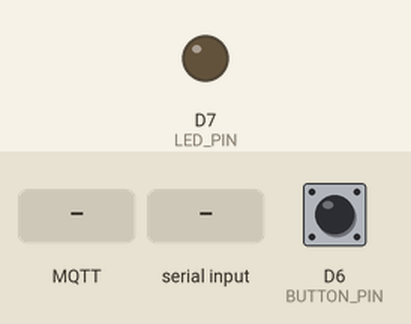
A program run on a simulated ESP8266 (NodeMCU). Parts: output pins drawn as LEDs (lit = HIGH). The inputs (shaded band) are chosen by the test bench; at power-on: D6 (BUTTON_PIN) HIGH. WiFi joins after 1.5 s; servers stay silent unless stated; random numbers use the default seed unless the program sets one; no MQTT or app messages arrive unless stated; what the program prints to the serial monitor is not drawn.

Above: at 3.3 s.
3.4 s: MQTT message "1" arrives on the first subscribed topic
At 4.0 s:
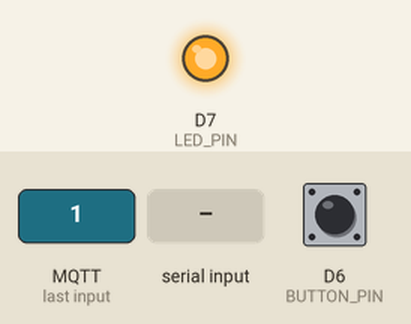
6.5 s: "0\n" received over Serial
At 7.6 s:
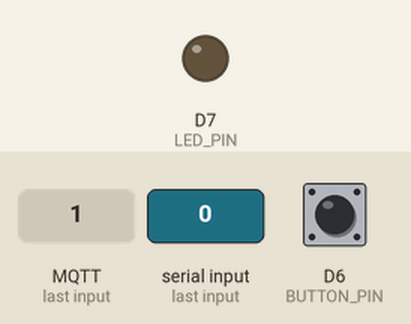
8.0 s: "1\n" received over Serial
At 8.7 s:
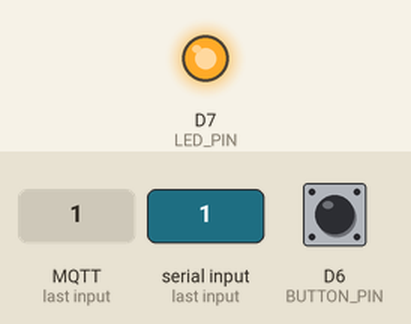
9.5 s: MQTT message "0" arrives on the first subscribed topic
At 9.9 s:
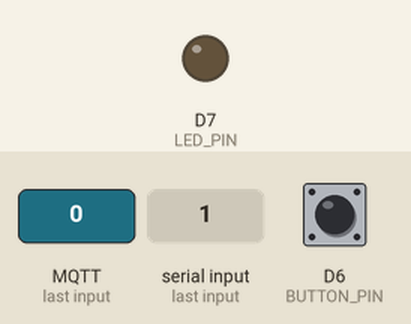
Timing chart, 0 to 12.5 s (numbered marks = the images above; inputs shaded):
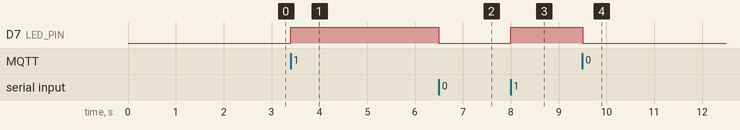

The program:

main.cpp
```cpp
// ;--------------------------------------------
// ; Title: ESP Programming and MQTT
// ;--------------------------------------------
// ; Program Detail:
// ;--------------------------------------------
// ; Purpose: ESP8266 publishes a potentiometer value and a button state to a
// ;          HiveMQ broker and subscribes to a topic that turns an LED on/off.
// ;
// ; Inputs: A0 - Potentiometer wiper, D6 - Button, USB serial
// ; Outputs: D7 - LED, USB terminal, MQTT publishes
// ; Date: 11/15/2026
// ; Compiler: VS Code with PlatformIO
// ; Author: Alexandria Walker
// ; Versions:
// ;           V1 - Pot value, button and LED tested on the serial terminal
// ;           V2 - Added WiFi and MQTT connection, pot published every 15 s
// ;           V3 - Added subscribe to inTopic for LED control
// ;           V4 - Button publishes 1, then 0 after 5 s
// ;           V5 - Added LED state topic for the dashboard
// ;           V6 - Moved to private HiveMQ Cloud cluster with username/password
// ;           V7 - Pot now reported in ohms, button moved to its own topic
// ;

// ; -------------------------------------------
// ; File Dependancies
// ; -------------------------------------------
#include <Arduino.h>
#include <ESP8266WiFi.h>
#include <WiFiClientSecure.h>
#include <PubSubClient.h>      // PlatformIO: lib_deps = knolleary/PubSubClient

// ; -------------------------------------------
// ; WiFi Connection
// ; -------------------------------------------
const char* ssid = "ECE570";
const char* password = "PASSWORD";

// ; -------------------------------------------
// ; MQTT Broker Connection
// ; -------------------------------------------
const char* mqttServer = "ece570-iot-aw-2cb59fde.a02.usw2.aws.hivemq.cloud";
const int   mqttPort   = 8883;
const char* mqttUser   = "AWECE570iot";
const char* mqttPass   = "PASSWORD";

// ; -------------------------------------------
// ; MQTT Topics  (change AW01 to your unique code)
// ; -------------------------------------------
const char* potTopic    = "testtopic/temp/outTopic/AW_4";     // pot resistance in ohms, every 15 s
const char* buttonTopic = "testtopic/temp/outTopic/AW_3";     // button 1 / 0
const char* ledInTopic  = "testtopic/temp/inTopicAW_4";       // subscribe: 1 = LED on, 0 = LED off
const char* ledStateTopic = "testtopic/temp/ledState/AW_4";   // LED state for the dashboard

// ; -------------------------------------------
// ; Definitions
// ; -------------------------------------------
// ; ESP Pins
#define POT_PIN    A0
#define BUTTON_PIN D6
#define LED_PIN    D7
// ; Button default setting (button module output goes HIGH when pressed)
#define BUTTON_PRESSED HIGH
// ; Timing
#define LOCKOUT_MS         50UL      // button debounce time
#define PUBLISH_INTERVAL   15000UL   // publish the pot every 15 s
#define BUTTON_HOLD_MS     5000UL    // send the 0 this long after the 1
#define RECONNECT_MS       5000UL    // wait between MQTT reconnect attempts
#define WIFI_TIMEOUT_MS    20000UL   // give each WiFi attempt this long before reporting why it failed
// ; ADC
#define ADC_MAX            1023.0
// ; Pot total resistance, measured with a DMM across the two ends of the track (a 200k pot)
#define POT_TOTAL_OHMS     195000.0

// ; -------------------------------------------
// ; Objects
// ; -------------------------------------------
WiFiClientSecure espClient;
PubSubClient client(espClient);

// ; -------------------------------------------
// ; States
// ; -------------------------------------------
int lastButtonState;
unsigned long lastButtonTime = 0;
bool buttonEvent = false;           // set by check_switch(), used by handle_button()
bool buttonActive = false;          // true while we are waiting to send the 0
unsigned long buttonSentTime = 0;

bool ledState = false;
unsigned long lastPublishTime = 0;
unsigned long lastReconnectTime = 0;

// ; -------------------------------------------
// ; Function Declarations
// ; -------------------------------------------
void initialize_serial();
void initialize_pins();
void initialize_wifi();
void print_wifi_status(int status);
void scan_networks();
void initialize_mqtt();
void check_mqtt();
bool reconnect();
void callback(char* topic, byte* payload, unsigned int length);
void check_serial();
void set_led(bool on);
void check_switch();
void handle_button();
float read_pot_ohms(int &raw);
void publish_pot();
void print_help();

// ; -------------------------------------------
// ; Set Up
// ; -------------------------------------------
void setup() {
  initialize_serial();      // first, so the other functions can print messages
  initialize_pins();
  initialize_wifi();
  initialize_mqtt();
  print_help();
}

// ; -------------------------------------------
// ; Loop Function that only calls other functions
// ; -------------------------------------------
void loop() {
  check_mqtt();       // stay connected, and receive messages (LED control)
  check_serial();     // typing 1 or 0 in the terminal controls the LED
  check_switch();     // button pressed?
  handle_button();    // publish 1 now, publish 0 after 5 s
  publish_pot();      // publish the pot every 15 s
}

// ; -------------------------------------------
// ; Set Up Serial
// ; -------------------------------------------
void initialize_serial() {
  Serial.begin(9600);
  delay(500);
  Serial.println("Starting...");
}

// ; -------------------------------------------
// ; Pin Function
// ; -------------------------------------------
void initialize_pins() {
  pinMode(LED_PIN, OUTPUT);
  pinMode(BUTTON_PIN, INPUT_PULLUP);   // harmless if the module drives the pin itself
  digitalWrite(LED_PIN, LOW);
  lastButtonState = digitalRead(BUTTON_PIN);
}

// ; -------------------------------------------
// ; WiFi Function
// ; -------------------------------------------
void initialize_wifi() {
  WiFi.persistent(false);        // do not reuse old saved WiFi settings from flash
  WiFi.mode(WIFI_STA);
  WiFi.disconnect();
  delay(100);

  while (WiFi.status() != WL_CONNECTED) {
    Serial.print("Connecting to Wi-Fi: ");
    Serial.println(ssid);
    WiFi.begin(ssid, password);

    unsigned long start = millis();
    while (WiFi.status() != WL_CONNECTED && millis() - start < WIFI_TIMEOUT_MS) {
      delay(500);
      Serial.print(".");
    }
    Serial.println();

    if (WiFi.status() != WL_CONNECTED) {
      print_wifi_status(WiFi.status());
      scan_networks();
      WiFi.disconnect();
      delay(1000);               // then try again
    }
  }

  Serial.print("Connected! IP address: ");
  Serial.println(WiFi.localIP());
  Serial.print("RSSI: ");
  Serial.print(WiFi.RSSI());
  Serial.println(" dBm");
}

// ; -------------------------------------------
// ; WiFi Status Print (tells you why it failed)
// ; -------------------------------------------
void print_wifi_status(int status) {
  Serial.print("WiFi failed, status ");
  Serial.print(status);
  Serial.print(": ");
  switch (status) {
    case WL_NO_SSID_AVAIL:   Serial.println("network name not found (check ssid, 2.4 GHz only, hotspot on)"); break;
    case WL_CONNECT_FAILED:  Serial.println("connection failed (usually a wrong password)"); break;
    case WL_WRONG_PASSWORD:  Serial.println("wrong password"); break;
    case WL_DISCONNECTED:    Serial.println("not connected (router did not accept the ESP)"); break;
    case WL_IDLE_STATUS:     Serial.println("still trying"); break;
    default:                 Serial.println("unknown"); break;
  }
}

// ; -------------------------------------------
// ; WiFi Scan (shows what 2.4 GHz networks the ESP can see)
// ; -------------------------------------------
void scan_networks() {
  Serial.println("Scanning for networks...");
  int n = WiFi.scanNetworks();
  if (n <= 0) {
    Serial.println("No networks found.");
    return;
  }
  for (int i = 0; i < n; i++) {
    Serial.print("  ");
    Serial.print(WiFi.SSID(i));
    Serial.print("  (");
    Serial.print(WiFi.RSSI(i));
    Serial.println(" dBm)");
  }
}

// ; -------------------------------------------
// ; MQTT Set Up Function
// ; -------------------------------------------
void initialize_mqtt() {
  espClient.setInsecure();                 // skip certificate check (fine for class)
  client.setServer(mqttServer, mqttPort);
  client.setCallback(callback);
}

// ; -------------------------------------------
// ; MQTT Connection Function
// ; -------------------------------------------
void check_mqtt() {
  if (!client.connected()) {
    if (millis() - lastReconnectTime >= RECONNECT_MS || lastReconnectTime == 0) {
      lastReconnectTime = millis();
      reconnect();
    }
    return;
  }
  client.loop();   // receives messages and keeps the connection alive
}

bool reconnect() {
  if (WiFi.status() != WL_CONNECTED) {
    Serial.println("Wi-Fi is not connected.");
    return false;
  }

  Serial.print("Attempting MQTT connection...");
  // Create a random client ID
  String clientId = "ESP8266Client-";
  clientId += String(random(0xffff), HEX);

  bool ok;
  if (String(mqttUser) == "") {
    ok = client.connect(clientId.c_str());
  } else {
    ok = client.connect(clientId.c_str(), mqttUser, mqttPass);
  }

  if (ok) {
    Serial.println("connected");
    client.subscribe(ledInTopic);          // resubscribe every time we reconnect
    client.publish(ledStateTopic, ledState ? "1" : "0");
    return true;
  }

  Serial.print("failed, rc=");
  Serial.print(client.state());
  Serial.println(" will try again in 5 seconds");
  return false;
}

// ; -------------------------------------------
// ; MQTT Receive Function (LED control)
// ; -------------------------------------------
void callback(char* topic, byte* payload, unsigned int length) {
  String msg = "";
  for (unsigned int i = 0; i < length; i++) {
    msg += (char)payload[i];
  }
  msg.trim();

  Serial.print("Message arrived [");
  Serial.print(topic);
  Serial.print("]: ");
  Serial.println(msg);

  if (msg == "1") {
    set_led(true);
  } else if (msg == "0") {
    set_led(false);
  } else {
    Serial.println("Unknown command, send 1 or 0.");
  }
}

// ; -------------------------------------------
// ; LED Function
// ; -------------------------------------------
void set_led(bool on) {
  ledState = on;
  digitalWrite(LED_PIN, on ? HIGH : LOW);
  Serial.println(on ? "LED ON" : "LED OFF");
  if (client.connected()) {
    client.publish(ledStateTopic, on ? "1" : "0");   // dashboard shows the LED state
  }
}

// ; -------------------------------------------
// ; USB Serial Function
// ; -------------------------------------------
void check_serial() {
  if (Serial.available() == 0) {
    return;   // nothing typed
  }

  String input = Serial.readStringUntil('\n');
  input.trim();

  if (input == "1") {
    set_led(true);
  }
  else if (input == "0") {
    set_led(false);
  }
  else if (input == "rssi") {
    Serial.print("RSSI: ");
    Serial.print(WiFi.RSSI());
    Serial.println(" dBm");
  }
  else if (input == "h") {
    print_help();
  }
}

// ; -------------------------------------------
// ; Serial Print
// ; -------------------------------------------
void print_help() {
  Serial.println("Commands: 1 = LED on, 0 = LED off, rssi = signal strength, h = help");
}

// ; -------------------------------------------
// ; Button Function
// ; -------------------------------------------
void check_switch() {
  int state = digitalRead(BUTTON_PIN);

  if (state == BUTTON_PRESSED && lastButtonState != BUTTON_PRESSED &&
      millis() - lastButtonTime >= LOCKOUT_MS) {
    buttonEvent = true;
    lastButtonTime = millis();
    Serial.println("Button pressed: 1");
  }
  lastButtonState = state;
}

// ; -------------------------------------------
// ; Button Publish Function (1 now, 0 after 5 s)
// ; -------------------------------------------
void handle_button() {
  // Button just pressed -> send a 1
  if (buttonEvent) {
    buttonEvent = false;
    if (client.connected()) {
      client.publish(buttonTopic, "1");
      Serial.println("Published 1 to " + String(buttonTopic));
    } else {
      Serial.println("MQTT not connected, button value NOT sent.");
    }
    buttonActive = true;           // the 0 is still owed, even if the 1 was lost
    buttonSentTime = millis();
  }

  // 5 seconds later -> send the 0 (no delay(), the rest of the code keeps running)
  if (buttonActive && millis() - buttonSentTime >= BUTTON_HOLD_MS) {
    if (client.connected()) {
      client.publish(buttonTopic, "0");
      Serial.println("Published 0 to " + String(buttonTopic));
    }
    buttonActive = false;
  }
}

// ; -------------------------------------------
// ; Potentiometer Function and Math
// ; -------------------------------------------
// Returns the resistance between the wiper and GND (the part that grows with the voltage).
float read_pot_ohms(int &raw) {
  raw = analogRead(POT_PIN);                      // 0 to 1023
  return (raw / ADC_MAX) * POT_TOTAL_OHMS;        // ohms
}

// ; -------------------------------------------
// ; Potentiometer Publish Function
// ; -------------------------------------------
void publish_pot() {
  if (millis() - lastPublishTime < PUBLISH_INTERVAL) {
    return;
  }
  lastPublishTime = millis();

  int raw;
  float ohms = read_pot_ohms(raw);
  Serial.print("Potentiometer: raw = ");
  Serial.print(raw);
  Serial.print(", ohms = ");
  Serial.println(ohms, 0);

  if (!client.connected()) {
    Serial.println("MQTT not connected, pot value NOT sent.");
    return;
  }

  char payload[12];
  dtostrf(ohms, 1, 0, payload);              // whole ohms, e.g. "129421"
  client.publish(potTopic, payload);
  Serial.println("Published " + String(payload) + " to " + String(potTopic));
}
```

Measured:
- after the input at 3.4 s, D7 (LED_PIN): LOW → HIGH at once
- after the input at 6.5 s, D7 (LED_PIN): HIGH → LOW at once
- after the input at 8.0 s, D7 (LED_PIN): LOW → HIGH at once
- after the input at 9.5 s, D7 (LED_PIN): HIGH → LOW at once
